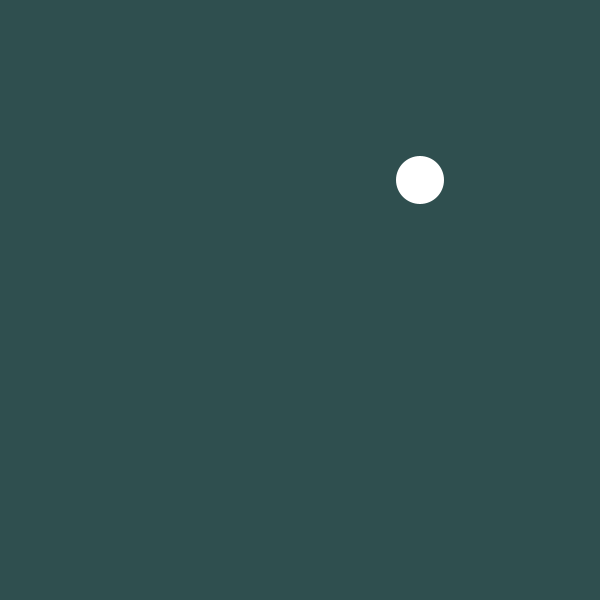
Frame 1 (no input)
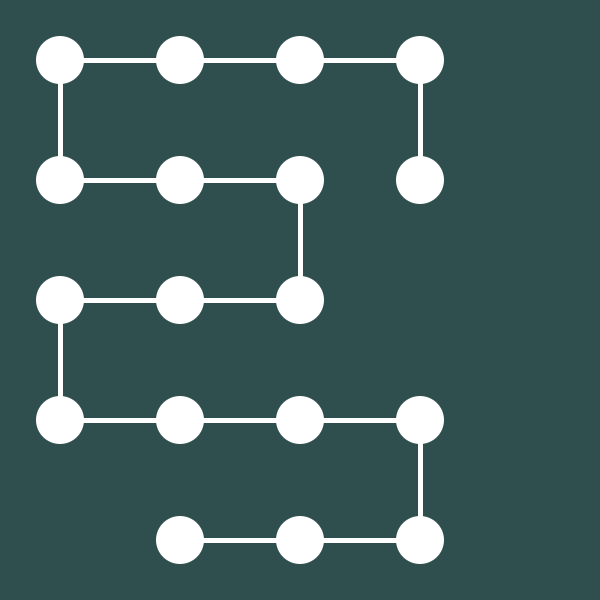
Frame 60 (the mouse pressed at the canvas centre just before this capture)
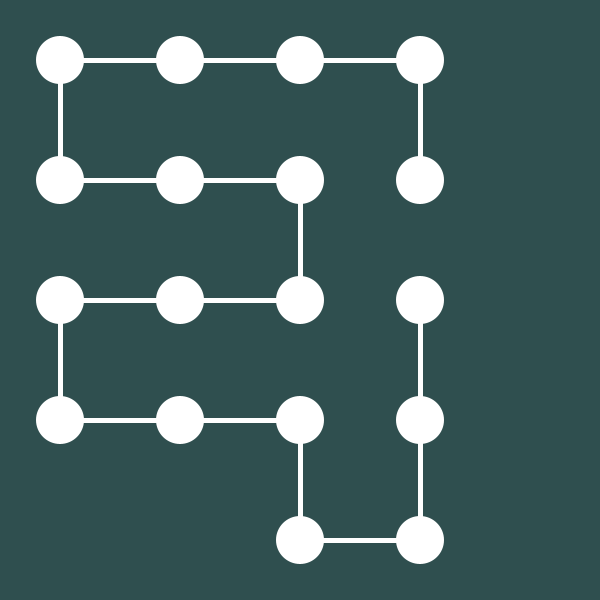
Frame 120 (the mouse held since frame 60 and released just before this capture)

The Processing sketch that drew these frames (run headless with seeded random() and noise(); from frame 60 on, the mouse is pressed at the canvas centre):

// Processing sketch: Main
// ── Main.pde
int NB_CELLS_HEIGHT = 5;
int NB_CELLS_WIDTH = 5;

ArrayList<Cell> cells;
Path path;

void setup(){
    size(600, 600);
    frameRate(30);

    cells = new ArrayList<Cell>();

    for(int i=0; i<NB_CELLS_WIDTH; i++){
        for(int j=0; j<NB_CELLS_HEIGHT; j++){
            cells.add(new Cell(i, j));
        }
    }

    path = new Path(listGet(int(random(NB_CELLS_WIDTH)), int(random(NB_CELLS_HEIGHT))));
}

void draw(){
    background(47, 79, 79);
    path.display();
    if(!path.update()){
        boolean mustDoAgain = false;
        for(Cell cell : cells){
            if(!cell.visited){
                mustDoAgain = true;
                path.pop();
                // println("I'm stuck");
                break;
            }
        }
        if(!mustDoAgain){
            println("Solved it!");
            noLoop();
        }
    }
}

Cell listGet(int _i, int _j){
    for(Cell cell : cells) if(cell.i == _i && cell.j == _j) return cell;
    return null;
}
// ── Cell.pde
class Cell{
    int i;
    int j;
    boolean[] explored;
    boolean[] options;
    float sizeHeight;
    float sizeWidth;
    boolean visited;
    float x;
    float y;

    Cell(int _i, int _j){
        this.i = _i;
        this.j = _j;

        this.explored = new boolean[4];
        this.options = new boolean[4];
        this.initialOptions();

        this.sizeHeight = height/NB_CELLS_HEIGHT;
        this.sizeWidth = width/NB_CELLS_WIDTH;

        this.visited = false;

        this.x = sizeWidth * (this.i + 0.5);
        this.y = sizeHeight * (this.j + 0.5);
    }

    void display(){
        fill(255);
        noStroke();
        ellipse(this.x, this.y, 2*this.sizeWidth/5, 2*this.sizeHeight/5);
    }
    void initialOptions(){
        for(int i=0; i<this.options.length; i++){
            this.explored[i] = false;
            this.options[i] = true;
        }
        if(this.i == 0) this.options[0] = false;
        else if(this.i == NB_CELLS_WIDTH-1) this.options[1] = false;
        if(this.j == 0) this.options[2] = false;
        else if(this.j == NB_CELLS_HEIGHT-1) this.options[3] = false;
    }
    Cell nextStep(){
        this.visited = true;

        boolean[] validOptions = new boolean[4];
        arrayCopy(this.options, validOptions);
        if(this.options[0] && (this.explored[0] || listGet(this.i-1, this.j).visited)) validOptions[0] = false;
        if(this.options[1] && (this.explored[1] || listGet(this.i+1, this.j).visited)) validOptions[1] = false;
        if(this.options[2] && (this.explored[2] || listGet(this.i, this.j-1).visited)) validOptions[2] = false;
        if(this.options[3] && (this.explored[3] || listGet(this.i, this.j+1).visited)) validOptions[3] = false;

        int count = 0;
        for(boolean bool : validOptions) if(bool) count++;

        if(count == 0) return null;

        int index = int(random(count));
        int realIndex = 0;
        while(realIndex < validOptions.length){
            if(validOptions[realIndex]){
                index--;
                if(index <= 0) break;
            }
            realIndex++;
        }
        
        Cell cell = new Cell(-5, -5);
        if(realIndex == 0) {
            cell = listGet(this.i-1, this.j);
            this.explored[0] = true;
            // println("Left");
        } else if(realIndex == 1) {
            cell = listGet(this.i+1, this.j);
            this.explored[1] = true;
            // println("Right");
        } else if(realIndex == 2) {
            cell = listGet(this.i, this.j-1);
            this.explored[2] = true;
            // println("Up");
        } else if(realIndex == 3) {
            cell = listGet(this.i, this.j+1);
            this.explored[3] = true;
            // println("Down");
        }
        cell.visited = true;
        return cell;
    }
    void reinitialize(){
        this.initialOptions();
        this.visited = false;
    }
}
// ── Path.pde
class Path {
    ArrayList<Cell> path;

    Path(Cell start){
        path = new ArrayList<Cell>();

        path.add(start);
    }

    void display(){
        this.path.get(0).display();
        for(int i=1; i<this.path.size(); i++){
            Cell cell1 = this.path.get(i-1);
            Cell cell2 = this.path.get(i);
            
            noFill();
            stroke(255);
            strokeWeight(5);
            line(cell1.x, cell1.y, cell2.x, cell2.y);
            cell2.display();
        }
    }
    void pop(){
        this.path.get(this.path.size()-1).reinitialize();
        this.path.remove(this.path.size()-1);
    }
    boolean update(){
        Cell cell = path.get(path.size()-1);
        Cell nextCell = cell.nextStep();
        if(nextCell == null) return false;
        this.path.add(nextCell);
        return true;
    }
}
